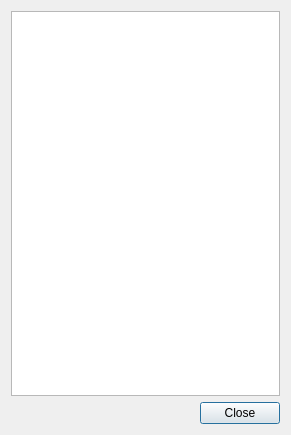
<?xml version="1.0" encoding="UTF-8"?>
<ui version="4.0">
 <class>Dialog</class>
 <widget class="QDialog" name="Dialog">
  <property name="geometry">
   <rect>
    <x>0</x>
    <y>0</y>
    <width>291</width>
    <height>435</height>
   </rect>
  </property>
  <property name="windowTitle">
   <string>Dialog</string>
  </property>
  <layout class="QVBoxLayout" name="verticalLayout">
   <item>
    <widget class="QTableView" name="binsTableView"/>
   </item>
   <item>
    <widget class="QDialogButtonBox" name="buttonBox">
     <property name="orientation">
      <enum>Qt::Horizontal</enum>
     </property>
     <property name="standardButtons">
      <set>QDialogButtonBox::Close</set>
     </property>
    </widget>
   </item>
  </layout>
 </widget>
 <resources/>
 <connections>
  <connection>
   <sender>buttonBox</sender>
   <signal>accepted()</signal>
   <receiver>Dialog</receiver>
   <slot>accept()</slot>
   <hints>
    <hint type="sourcelabel">
     <x>248</x>
     <y>254</y>
    </hint>
    <hint type="destinationlabel">
     <x>157</x>
     <y>274</y>
    </hint>
   </hints>
  </connection>
  <connection>
   <sender>buttonBox</sender>
   <signal>rejected()</signal>
   <receiver>Dialog</receiver>
   <slot>reject()</slot>
   <hints>
    <hint type="sourcelabel">
     <x>316</x>
     <y>260</y>
    </hint>
    <hint type="destinationlabel">
     <x>286</x>
     <y>274</y>
    </hint>
   </hints>
  </connection>
 </connections>
</ui>
